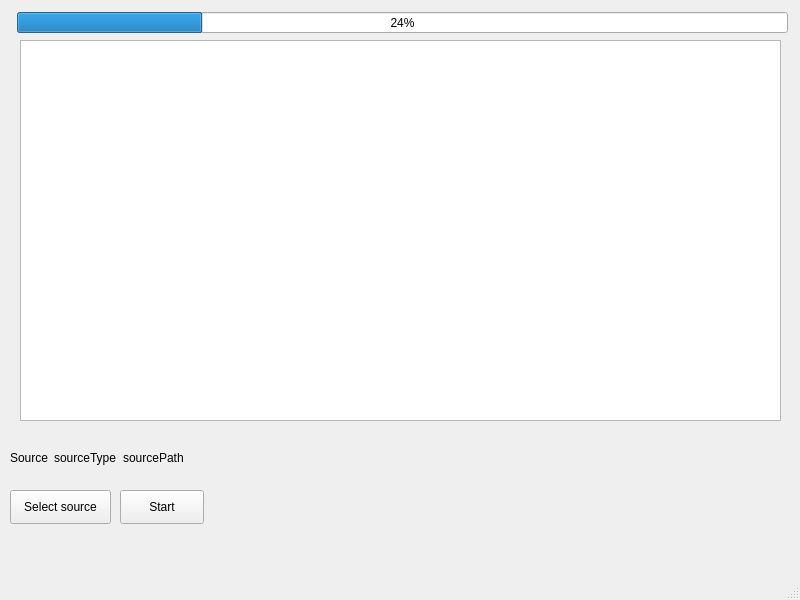
<?xml version="1.0" encoding="UTF-8"?>
<ui version="4.0">
 <class>MainWindow</class>
 <widget class="QMainWindow" name="MainWindow">
  <property name="geometry">
   <rect>
    <x>0</x>
    <y>0</y>
    <width>800</width>
    <height>600</height>
   </rect>
  </property>
  <property name="windowTitle">
   <string>MainWindow</string>
  </property>
  <widget class="QWidget" name="centralwidget">
   <widget class="QPushButton" name="pushButton">
    <property name="geometry">
     <rect>
      <x>10</x>
      <y>490</y>
      <width>101</width>
      <height>34</height>
     </rect>
    </property>
    <property name="text">
     <string>Select source</string>
    </property>
   </widget>
   <widget class="QWidget" name="horizontalLayoutWidget">
    <property name="geometry">
     <rect>
      <x>10</x>
      <y>440</y>
      <width>781</width>
      <height>36</height>
     </rect>
    </property>
    <layout class="QHBoxLayout" name="sourceInfoLayout">
     <item>
      <widget class="QLabel" name="sourceLabel">
       <property name="enabled">
        <bool>true</bool>
       </property>
       <property name="sizePolicy">
        <sizepolicy hsizetype="Fixed" vsizetype="Preferred">
         <horstretch>0</horstretch>
         <verstretch>0</verstretch>
        </sizepolicy>
       </property>
       <property name="text">
        <string>Source</string>
       </property>
       <property name="margin">
        <number>4</number>
       </property>
      </widget>
     </item>
     <item>
      <widget class="QLabel" name="sourceType">
       <property name="sizePolicy">
        <sizepolicy hsizetype="Fixed" vsizetype="Preferred">
         <horstretch>0</horstretch>
         <verstretch>0</verstretch>
        </sizepolicy>
       </property>
       <property name="text">
        <string>sourceType</string>
       </property>
      </widget>
     </item>
     <item>
      <widget class="QLabel" name="sourcePath">
       <property name="text">
        <string>sourcePath</string>
       </property>
      </widget>
     </item>
    </layout>
   </widget>
   <widget class="QPushButton" name="startScan">
    <property name="enabled">
     <bool>true</bool>
    </property>
    <property name="geometry">
     <rect>
      <x>120</x>
      <y>490</y>
      <width>84</width>
      <height>34</height>
     </rect>
    </property>
    <property name="text">
     <string>Start</string>
    </property>
   </widget>
   <widget class="QProgressBar" name="progressBar">
    <property name="geometry">
     <rect>
      <x>17</x>
      <y>12</y>
      <width>771</width>
      <height>21</height>
     </rect>
    </property>
    <property name="value">
     <number>24</number>
    </property>
   </widget>
   <widget class="QTableWidget" name="tableWidget">
    <property name="geometry">
     <rect>
      <x>20</x>
      <y>40</y>
      <width>761</width>
      <height>381</height>
     </rect>
    </property>
   </widget>
  </widget>
  <widget class="QMenuBar" name="menubar">
   <property name="geometry">
    <rect>
     <x>0</x>
     <y>0</y>
     <width>800</width>
     <height>30</height>
    </rect>
   </property>
  </widget>
  <widget class="QStatusBar" name="statusbar"/>
 </widget>
 <resources/>
 <connections/>
</ui>
